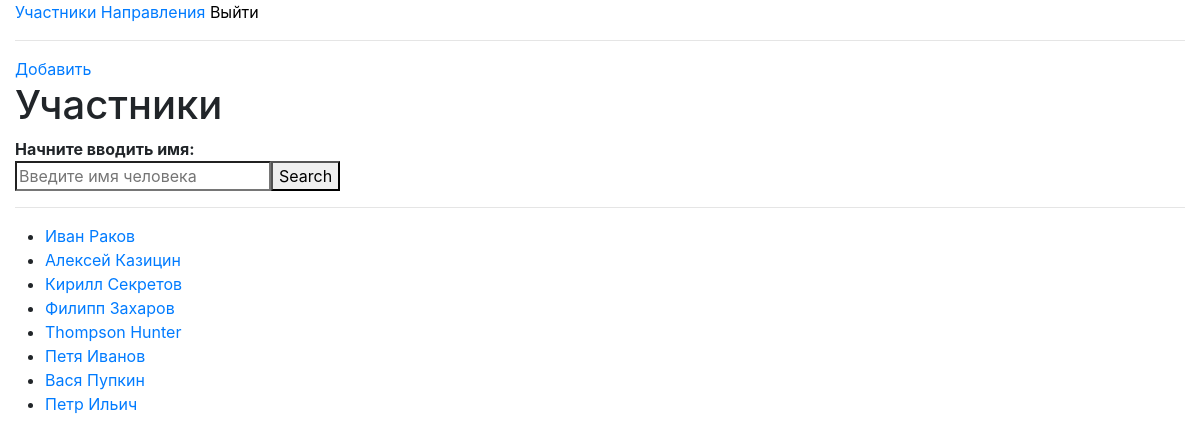
The app's page / (signed in) with its own data.
### crm/models.py (models this page shows, shortened)
class Student(models.Model):
    name = models.CharField(max_length=30, null=True)
    surname = models.CharField(max_length=30, null=True)
    room = models.IntegerField(null=True)
    email = models.EmailField(null=True)
    about = models.TextField(max_length=255, null=True)
    course = models.ForeignKey(Course, on_delete=models.SET_NULL, null=True)\

### crm/views.py (the view)
# urls.py: path('', index),
def index(request):
    if not request.user.is_authenticated:
        return redirect('/login')
    search_term = ''
    if 'search' in request.GET:
        search_term = request.GET['search']
        students = Student.objects.all().filter(name__icontains=search_term)
    else:
        students = Student.objects.all()
    return render(request, 'index.html', {'students': students})

### crm/templates/index.html (shortened to what this page needs)
{% extends 'base.html' %}
{% block content %}
<head>
    <link rel="stylesheet" href="https://stackpath.bootstrapcdn.com/bootstrap/4.3.1/css/bootstrap.min.css">
</head>
<body class="container-fluid">
<a href="/add">Добавить</a>
<h1>Участники</h1>
    <strong>Начните вводить имя: </strong>
<form class="form-inline my-2 my-lg-0">
    <input type="search" placeholder="Введите имя человека" aria-label="Search" name="search" >
    <button type="submit">Search</button>
</form>
<hr>
<ul class="container">
    {% for student in students %}
        <li><a href="/student?id={{ student.id }}">
            {{ student.name }} {{ student.surname }}</a>
        </li>
    {% endfor %}
</ul>
</body>
{% endblock %}

### crm/templates/base.html (shortened to what this page needs)
<!DOCTYPE html>
<html lang="en">
<head>
    <link rel="stylesheet" href="https://stackpath.bootstrapcdn.com/bootstrap/4.3.1/css/bootstrap.min.css">
</head>
<body>
<a href="/">Участники</a>
<a href="/courses">Направления</a>
<a href="/logout" style="color: black">Выйти</a>
<hr>
{% block content %}
{% endblock %}
</body>
</html>

### records on screen
Student: name "Иван", surname "Раков"
Student: name "Алексей", surname "Казицин"
Student: name "Кирилл", surname "Секретов"
Student: name "Филипп", surname "Захаров"
Student: name "Thompson", surname "Hunter"
Student: name "Петя", surname "Иванов"
Student: name "Вася", surname "Пупкин"
Student: name "Петр", surname "Ильич"
